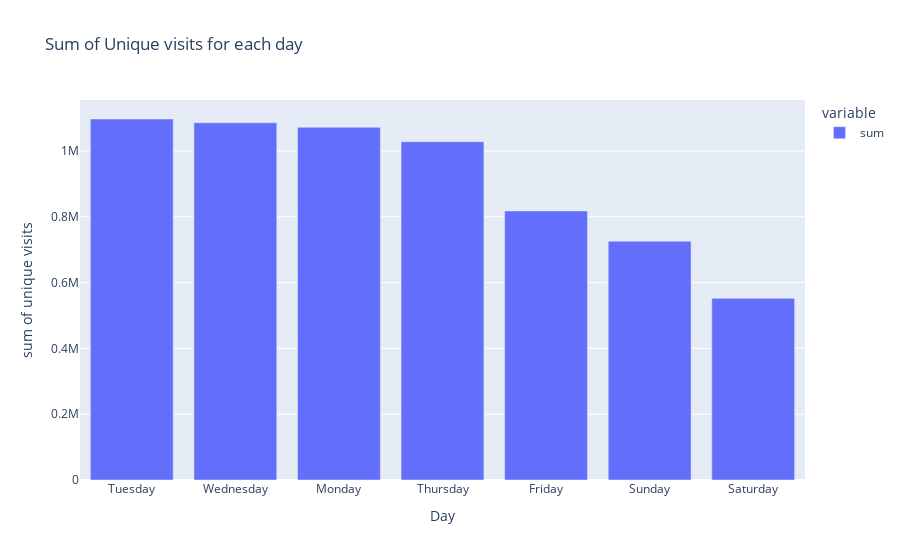

The notebook cell this image was saved under:
### Markdown cell above
This histogram plot represent the sum of unique visits for each day in the week against count of unique visits for each day in the week.but from this plot it's hard to estimate which day had the most unique visitors, so we will explore more deeper.

### Code cell
day_imp=data.groupby(['Day'])['unique_visits'].agg(['sum']).sort_values(by='sum',ascending=False)
px.bar(day_imp,labels={'value':'sum of unique visits'},title='Sum of Unique visits for each day')

### Figure 1 — Plotly figure (JSON) as saved in the notebook; plotly's stock layout.template omitted (floating-point values rounded to 4 significant figures)
{"data": [{"alignmentgroup": "True", "hovertemplate": "variable=sum<br>Day=%{x}<br>sum of unique visits=%{y}<extra></extra>", "legendgroup": "sum", "marker": {"color": "#636efa", "pattern": {"shape": ""}}, "name": "sum", "offsetgroup": "sum", "orientation": "v", "showlegend": true, "textposition": "auto", "type": "bar", "x": ["Tuesday", "Wednesday", "Monday", "Thursday", "Friday", "Sunday", "Saturday"], "xaxis": "x", "y": [1097181, 1085624, 1072112, 1028214, 817852, 725794, 552105], "yaxis": "y"}], "layout": {"barmode": "relative", "legend": {"title": {"text": "variable"}, "tracegroupgap": 0}, "title": {"text": "Sum of Unique visits for each day"}, "xaxis": {"anchor": "y", "domain": [0, 1], "title": {"text": "Day"}}, "yaxis": {"anchor": "x", "domain": [0, 1], "title": {"text": "sum of unique visits"}}}}
